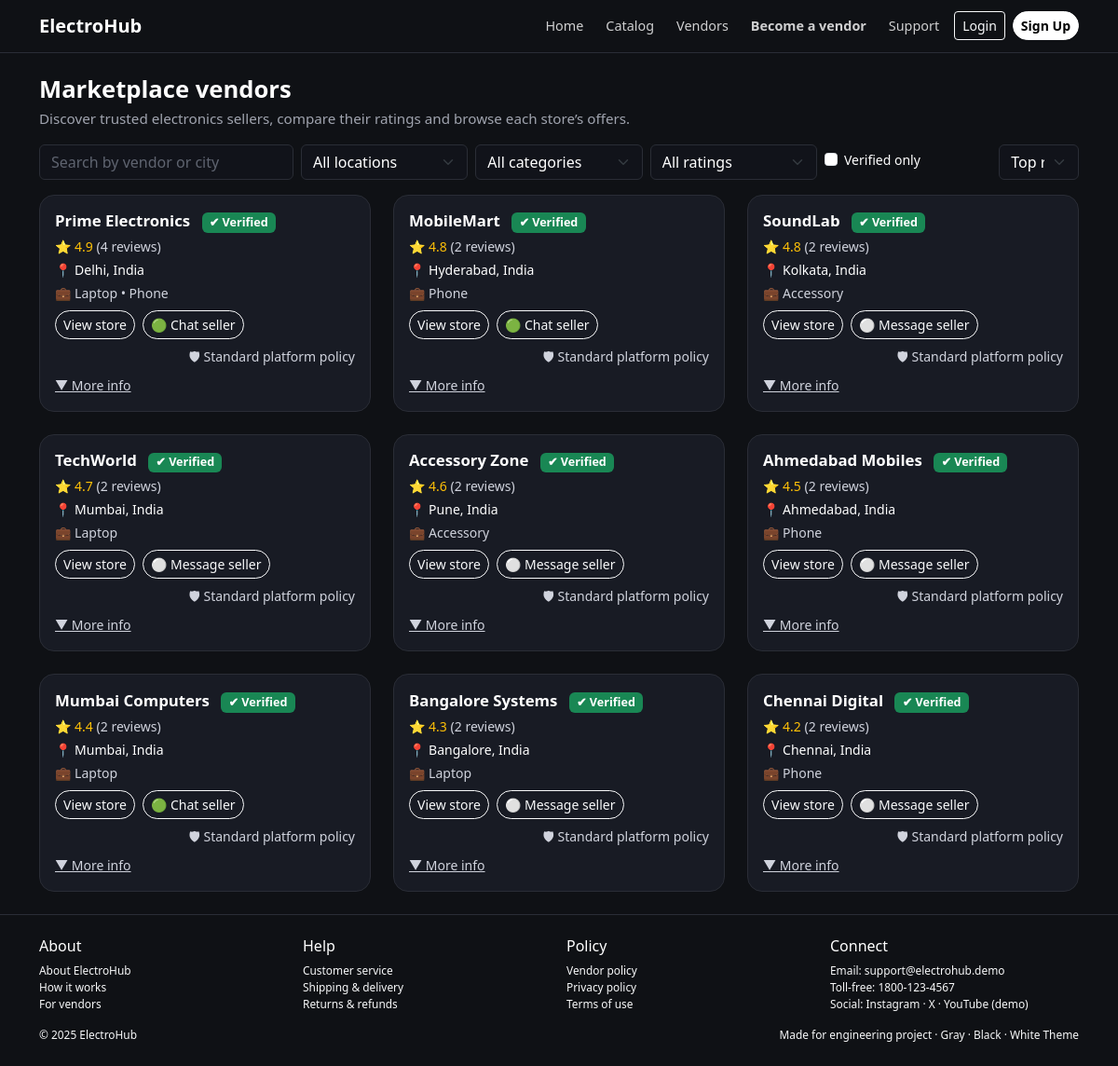
Screenshot of /vendors.php with the database file from the repository.
### tables this page shows
CREATE TABLE IF NOT EXISTS vendors (
    id VARCHAR(20) PRIMARY KEY,
    name VARCHAR(255) NOT NULL,
    email VARCHAR(255) UNIQUE NOT NULL,
    password VARCHAR(255) NOT NULL,
    city VARCHAR(100) NOT NULL,
    category ENUM('laptop', 'phone', 'accessory') NOT NULL,
    status ENUM('active', 'suspended', 'pending') DEFAULT 'active',
    created_at TIMESTAMP DEFAULT CURRENT_TIMESTAMP,
    updated_at TIMESTAMP DEFAULT CURRENT_TIMESTAMP ON UPDATE CURRENT_TIMESTAMP,
    INDEX idx_email (email),
    INDEX idx_status (status),
    INDEX idx_category (category)
);

### data.php (called while the page is built, shortened)
<?php
function db(): PDO
{
    static $pdo = null;
    if ($pdo === null) {
        $pdo = Database::getInstance()->pdo();
    }
    return $pdo;
}
function all_products(): array
{
    $sql = "SELECT p.*, v.name AS vendor_name FROM products p
            JOIN vendors v ON v.id = p.vendor_id
            ORDER BY p.id";
    $rows = db()->query($sql)->fetchAll();
    $out = [];
    foreach ($rows as $row) {
        $history = [
            '3m'  => $row['price_3m'] ?? $row['price'],
            '6m'  => $row['price_6m'] ?? $row['price'],
            '12m' => $row['price_12m'] ?? $row['price'],
        ];
        $out[$row['id']] = [
            'id'        => (int) $row['id'],
            'name'      => $row['name'],
            'category'  => $row['category'],
            'brand'     => $row['brand'],
            'price'     => (int) $row['price'],
            'vendor_id' => $row['vendor_id'],
            'vendor'    => $row['vendor_name'],
            'rating'    => (float) $row['rating'],
            'image'     => $row['image'],
            'history'   => $history,
        ];
    }
    return $out;
}
function all_vendors(): array
{
    $rows = db()->query("SELECT * FROM vendors ORDER BY name")->fetchAll();
    $vendors = [];
    foreach ($rows as $row) {
        $vendors[$row['id']] = [
            'id'     => $row['id'],
            'name'   => $row['name'],
            'city'   => $row['city'],
            'email'  => $row['email'],
            'status' => $row['status'],
            'category' => $row['category'],
        ];
    }
    return $vendors;
}

### vendors.php (the view, shortened to what this page needs)
<?php require_once 'data.php';
$vendors  = all_vendors();
$products = all_products();
$statuses = $_SESSION['vendor_status'] ?? [];
$vendorList = [];
foreach ($vendors as $v) {
    $vid = $v['id'];
    $plist = [];
    foreach ($products as $p) {
        if ($p['vendor_id'] === $vid) {
            $plist[] = $p;
        }
    }
    $categories = [];
    $ratingSum = 0;
    $ratingCount = 0;
    foreach ($plist as $p) {
        $categories[$p['category']] = true;
        $ratingSum += $p['rating'];
        $ratingCount++;
    }
    $avgRating = $ratingCount ? $ratingSum / $ratingCount : 4.5;
    $reviewCount = $ratingCount * 2;
    $vendorOrders = [];
    $orderCount = count($vendorOrders);
    $cancelled  = 0;
    $fulfillRate = $orderCount ? round(100 * ($orderCount - $cancelled) / $orderCount) : 100;
    $cancelRate  = $orderCount ? round(100 *  $cancelled               / $orderCount) : 0;
    $status   = $statuses[$vid] ?? 'active';
    $verified = ($status !== 'suspended');
    $sinceYear = 2023;
    $vendorList[] = [
        'id'            => $vid,
        'name'          => $v['name'],
        'city'          => $v['city'],
        'rating'        => $avgRating,
        'reviews'       => $reviewCount,
        'categories'    => array_keys($categories),
        'product_count' => count($plist),
        'order_count'   => $orderCount,
        'fulfill_rate'  => $fulfillRate,
        'cancel_rate'   => $cancelRate,
        'status'        => $status,
        'verified'      => $verified,
        'since_year'    => $sinceYear,
    ];
}
$searchName  = trim($_GET['search'] ?? '');
$filterCity  = $_GET['city'] ?? 'all';
$filterCat   = $_GET['category'] ?? 'all';
$filterRating= $_GET['rating'] ?? 'all';
$filterVerif = isset($_GET['verified']) ? true : false;
$sort        = $_GET['sort'] ?? 'rating_desc';
$filtered = array_filter($vendorList, function($v) use ($searchName,$filterCity,$filterCat,$filterRating,$filterVerif) {
    if ($filterCity !== 'all' && $v['city'] !== $filterCity) return false;
    if ($filterCat !== 'all'  && !in_array($filterCat, $v['categories'], true)) return false;
    if ($filterRating === '4plus' && $v['rating'] < 4.0) return false;
    if ($filterVerif && !$v['verified']) return false;
    if ($searchName !== '') {
        $q = mb_strtolower($searchName);
        if (mb_stripos($v['name'], $q) === false && mb_stripos($v['city'], $q) === false) {
            return false;
        }
    }
    return true;
});
usort($filtered, function($a,$b) use ($sort) {
    switch ($sort) {
        case 'products_desc': return $b['product_count'] <=> $a['product_count'];
        case 'fulfill_desc':  return $b['fulfill_rate']  <=> $a['fulfill_rate'];
        case 'name_asc':      return strcmp($a['name'], $b['name']);
        case 'rating_desc':
        default:              return $b['rating']        <=> $a['rating'];
    }
});
?>
<!DOCTYPE html>
<html lang="en">
<head>
  <link rel="stylesheet" href="style.css">
</head>
<body>
<?php include 'nav.php'; ?>
<section class="catalog-section py-4">
  <div class="container">
    <h2 class="section-title mb-1">Marketplace vendors</h2>
    <p class="section-subtitle mb-3">
      Discover trusted electronics sellers, compare their ratings and browse each store’s offers.
    </p>
    <form class="row g-2 mb-3" method="get">
      <div class="col-md-3">
        <input type="text" name="search" class="form-control dark-input"
               placeholder="Search by vendor or city"
               value="<?= htmlspecialchars($searchName) ?>">
      </div>
      <div class="col-md-2">
        <select name="city" class="form-select dark-select">
          <option value="all" <?= $filterCity==='all'?'selected':''; ?>>All locations</option>
        </select>
      </div>
      <div class="col-md-2">
        <select name="category" class="form-select dark-select">
          <option value="all" <?= $filterCat==='all'?'selected':''; ?>>All categories</option>
        </select>
      </div>
      <div class="col-md-2">
        <select name="rating" class="form-select dark-select">
          <option value="all"    <?= $filterRating==='all'?'selected':''; ?>>All ratings</option>
        </select>
      </div>
      <div class="col-md-2 d-flex align-items-center">
        <div class="form-check small">
          <input class="form-check-input" type="checkbox" name="verified" id="filterVerified"
                 <?= $filterVerif?'checked':''; ?>>
          <label class="form-check-label" for="filterVerified">
            Verified only
          </label>
        </div>
      </div>
      <div class="col-md-1">
        <select name="sort" class="form-select dark-select">
          <option value="rating_desc"   <?= $sort==='rating_desc'?'selected':''; ?>>Top rated</option>
        </select>
      </div>
    </form>
    <?php if (!$filtered): ?>
      <p class="text-muted">
        No vendors found for these filters. Try changing location or category.
      </p>
    <?php else: ?>
      <div class="row g-4">
        <?php foreach ($filtered as $v):
          $vid   = $v['id'];
          $online = (crc32($vid) + date('Hi')) % 3 === 0;
          $catLabel = $v['categories'] ? implode(' • ', array_map('ucfirst', $v['categories'])) : 'No products yet';
        ?>
          <div class="col-md-6 col-lg-4">
            <div class="product-card fade-up">
              <div class="product-body">
                <div class="d-flex justify-content-between align-items-center mb-1">
                  <div class="vendor-card-header-name">
                    <?= htmlspecialchars($v['name']) ?>
                    <?php if ($v['verified']): ?>
                      <span class="badge bg-success ms-2">✔ Verified</span>
                    <?php elseif ($v['status']==='suspended'): ?>
                      <span class="badge bg-danger ms-2">Temporarily unavailable</span>
                    <?php endif; ?>
                  </div>
                </div>
                <div class="small mb-1">
                  <span class="text-warning">
                    ⭐ <?= number_format($v['rating'],1) ?>
                  </span>
                  <span class="text-muted"> (<?= $v['reviews'] ?> reviews)</span>
                </div>
                <div class="small mb-1">
                  📍 <?= htmlspecialchars($v['city']) ?>, India
                </div>
                <div class="small mb-2 text-muted">
                  💼 <?= htmlspecialchars($catLabel) ?>
                </div>
                <div class="d-flex flex-wrap gap-2 mb-2">
                  <a href="catalog.php?vendor=<?= urlencode($vid) ?>"
                     class="btn btn-sm btn-outline-light rounded-pill btn-soft">
                    View store
                  </a>
                  <?php if ($online && $v['status']!=='suspended'): ?>
                    <a href="support.php#vendor-support"
                       class="btn btn-sm btn-outline-light rounded-pill btn-soft">
                      🟢 Chat seller
                    </a>
                  <?php else: ?>
                    <a href="support.php#vendor-support"
                       class="btn btn-sm btn-outline-light rounded-pill btn-soft">
                      ⚪ Message seller
                    </a>
                  <?php endif; ?>
                  <span class="small text-muted ms-auto">
                    🛡 Standard platform policy
                  </span>
                </div>
                <a class="small text-muted" data-bs-toggle="collapse"
                   href="#vendorMore-<?= htmlspecialchars($vid) ?>" role="button"
                   aria-expanded="false" aria-controls="vendorMore-<?= htmlspecialchars($vid) ?>">
                  ▼ More info
                </a>
              </div>
            </div>
          </div>
        <?php endforeach; ?>
      </div>
    <?php endif; ?>
  </div>
</section>
<?php include 'footer.php'; ?>
</body>
</html>

### rows the page displays
vendors: name "Prime Electronics", rating "4.9", reviews "4", city "Delhi", catLabel "Laptop • Phone", status "🟢 Chat seller"
vendors: name "MobileMart", rating "4.8", reviews "2", city "Hyderabad", catLabel "Phone", status "🟢 Chat seller"
vendors: name "SoundLab", rating "4.8", reviews "2", city "Kolkata", catLabel "Accessory", shows "⚪ Message seller"
vendors: name "TechWorld", rating "4.7", reviews "2", city "Mumbai", catLabel "Laptop", shows "⚪ Message seller"
vendors: name "Accessory Zone", rating "4.6", reviews "2", city "Pune", catLabel "Accessory", shows "⚪ Message seller"
vendors: name "Ahmedabad Mobiles", rating "4.5", reviews "2", city "Ahmedabad", catLabel "Phone", shows "⚪ Message seller"
vendors: name "Mumbai Computers", rating "4.4", reviews "2", city "Mumbai", catLabel "Laptop", status "🟢 Chat seller"
vendors: name "Bangalore Systems", rating "4.3", reviews "2", city "Bangalore", catLabel "Laptop", shows "⚪ Message seller"
vendors: name "Chennai Digital", rating "4.2", reviews "2", city "Chennai", catLabel "Phone", shows "⚪ Message seller"
